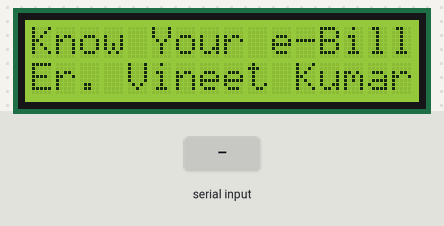
Simulated run of this sketch. Board: Arduino Uno, built with avr-gcc and run on an emulated ATmega328P. On the bench: 16×2 character LCD. The test bench sets the inputs (shaded band). What the sketch prints to the serial monitor is not drawn.

Above: at 1.7 s.
1.8 s: "90,45,200\n" received over Serial
4.3 s: "30,150,10\n" received over Serial
6.8 s: "90,45\n" received over Serial
At 7.7 s:
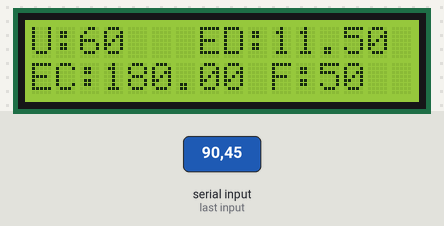
At 17.9 s:
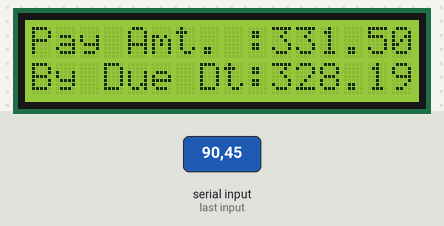
Timing chart, 0 to 18.3 s (numbered marks = the images above; inputs shaded):
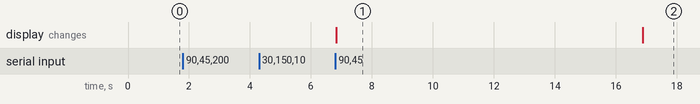

Measured:
- after the input at 1.8 s, every drawn part: stays the same
- after the input at 4.3 s, every drawn part: stays the same
- after the input at 6.8 s, the display: changes at once (image 1)
- what the display in image 1 shows lasts 10.1 s, from 6.8 s to 16.9 s

The sketch:

Bill_calnn.ino
```cpp
#include <LiquidCrystal_I2C.h>
LiquidCrystal_I2C lcd(0x27, 16, 2);
int num1= "";
int num2= "";
float num3,total,ed,ec;
int fixed;
int unit;

void setup() {
    Serial.begin(9600);//to display value on serial monitor
    lcd.init();
    lcd.backlight();
    lcd.print("Know Your e-Bill");
    lcd.setCursor(0,1);
    lcd.print("Er. Vineet Kumar");
    Serial.println("---------\n");
    delay(500);
}

void prints(){
  lcd.clear();
      lcd.setCursor(0,0);
      lcd.print("U:");
      lcd.setCursor(2,0);
      lcd.print(unit);

      lcd.setCursor(7,0);
      lcd.print("ED:");
      lcd.setCursor(10,0);
      lcd.print(ed);

      lcd.setCursor(0,1);
      lcd.print("EC:");
      lcd.setCursor(3,1);
      lcd.print(ec);

      lcd.setCursor(10,1);
      lcd.print("F:");
      lcd.setCursor(12,1);
      lcd.print(fixed);

      delay(10000);

      lcd.clear();
      lcd.setCursor(0,0);
      lcd.print("Pay Amt. :");
      lcd.setCursor(10,0);
      lcd.print(total);

      total = (total - (total*0.01));
      lcd.setCursor(0,1);
      lcd.print("By Due Dt:");
      lcd.setCursor(10,1);
      lcd.print(total);
}
void loop() {
  //input first number
  Serial.print("Enter Current Reading: ");
  while(Serial.available()==0)
  {
    //wait for input
    }
   num1= Serial.readString().toInt();
   Serial.println(num1);

// input 2nd number
    Serial.print("Enter Previous Reading: ");
   while(Serial.available()==0)
   {
    //wait for input
   }
   num2= Serial.readString().toInt();
   Serial.println(num2);
   // input 3rd number
   Serial.print("Enter Arrear Amount: ");
   while(Serial.available()==0)
   {
    //wait for input
   }
   num3= Serial.parseFloat();
   Serial.println(num3);

   unit = (num1 - num2);

if (unit<=100)
{
  fixed = 50;
}
else
{
  fixed = 90;
}

   if (unit<=100) //0 to 100 unit rate 3.5
   {

    total = (unit*3) + fixed;
    ed = (total*0.05);
    total = total + ed + num3;
    ec = (unit*3);
   }
   else if ( (unit>=101)  &&  (unit<=150) )
   {
    total = (100*3.35) + ((unit-100)*3.85)+fixed;
    ed = (total*0.05);
    total = total + ed + num3;
    ec = (100*3.35) + ((unit-100)*3.85);

   }
   else
   {
    total = (100*3.35) + (50*3.85) + ((unit-150)*5)+fixed;
    ed = (total*0.05);
    total = total + ed + num3;
    ec = (100*3.35) + (50*3.85) + ((unit-150)*5);
   }
prints();
}
```
